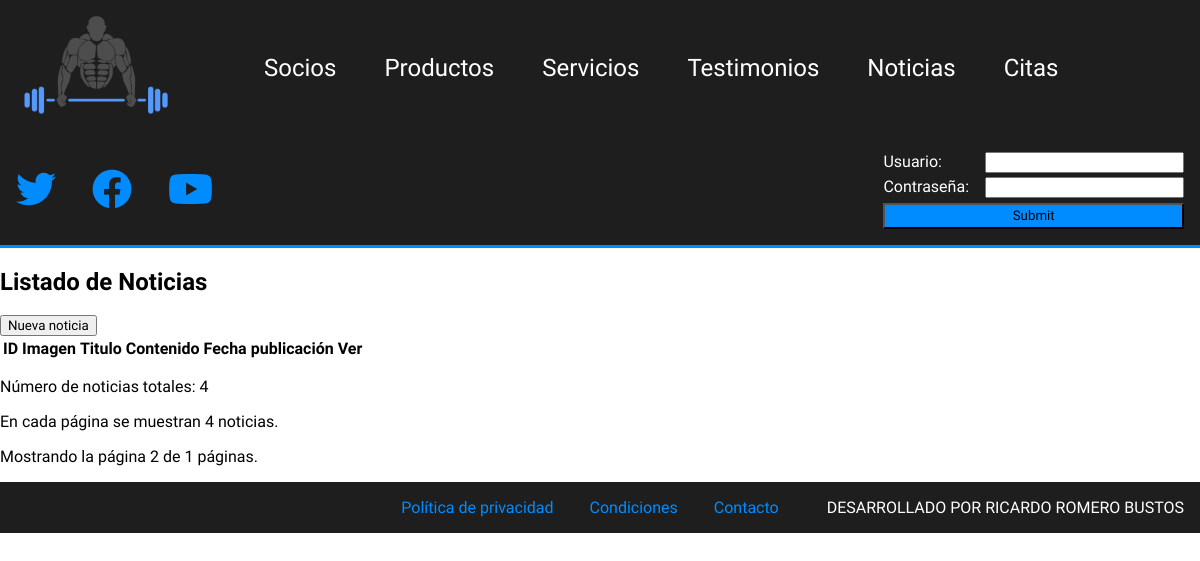
/php/noticias.php?page=2, run on an earlier commit of the app's database.
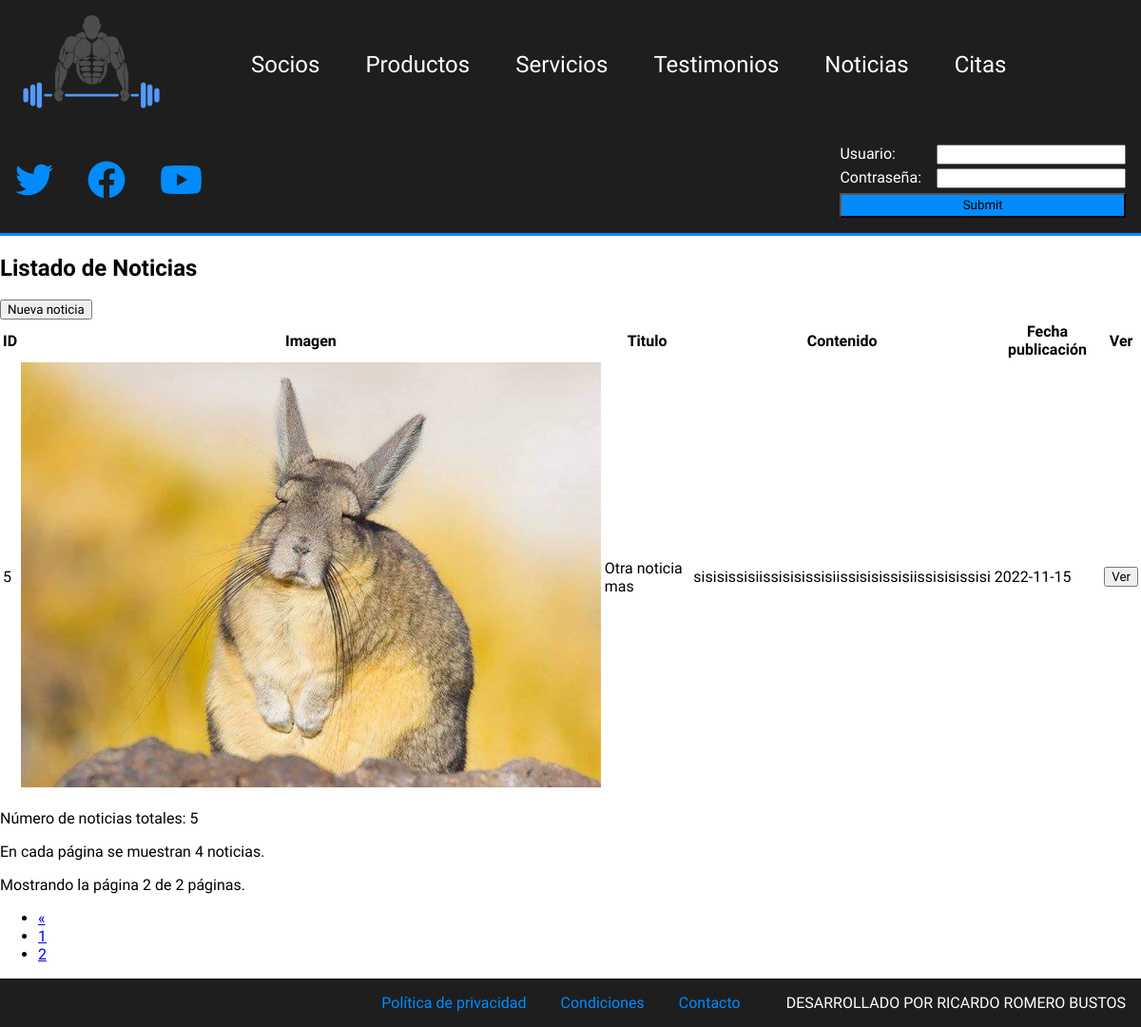
And on a later commit of the database.
### tables this page shows
CREATE TABLE `noticia` (
  `id` bigint(20) UNSIGNED NOT NULL,
  `titulo` varchar(80) NOT NULL,
  `contenido` varchar(800) NOT NULL,
  `imagen` varchar(50) NOT NULL,
  `fecha_publicacion` date NOT NULL
);

### php/noticias.php (the view, shortened to what this page needs)
<!DOCTYPE html>
<html lang="en">
<head>
    <link rel="stylesheet" href="../css/estilos.css">
    <link rel="stylesheet" href="https://cdnjs.cloudflare.com/ajax/libs/font-awesome/6.2.0/css/all.min.css" />
</head>
<body>
    <header>
        <nav>
            <a href="../index.php"><img src="../img/logo.png" alt="" id="logo"></a>
            <a href="socios.php">Socios</a>
            <a href="productos.php">Productos</a>
            <a href="servicios.php">Servicios</a>
            <a href="testimonios.php">Testimonios</a>
            <a href="noticias.php">Noticias</a>
            <a href="citas.php">Citas</a>
        </nav>
        <div class="rrss">
            <a href="#"><i class="fa-brands fa-twitter"></i></a>
            <a href="#"><i class="fa-brands fa-facebook"></i></a>
            <a href="#"><i class="fa-brands fa-youtube"></i></a>
        </div>
        <div class="login">
            <form action="" method="post">
                <div>
                    <label for="usuario">Usuario:</label>
                    <input type="text" name="usuario">
                </div>
                <div>
                    <label for="pass">Contraseña:</label>
                    <input type="password" name="pass">
                </div>
                <input type="submit" name="enviar" id="btn-login">
            </form>
        </div>
    </header>
    <main>
        <section class="seccionNoticias">
            <h1>Listado de Noticias</h1>
            <div class="contenedor_nueva_noticia">
                <form action="panel_noticias.php" method="post">
                    <input type="submit" name="nueva_noticia" value="Nueva noticia">
                </form>
            </div>
            <?php
                $con=conectarServidor();
                $total=$con->query("select * from noticia");
                $num_total_rows=$total->num_rows;
                if($num_total_rows==0){
                    echo "<p>No hay noticias en la base de datos</p>";
                }else{
                    $page=false;
                    $noticiasPorPagina=4;
                    if(isset($_GET["page"])){
                        $page=$_GET["page"];
                    }
                    if(!$page){
                        $start=0;
                        $page=1;
                    }else{
                        $start=($page - 1)*$noticiasPorPagina;
                    }
                    $total_pages=ceil($num_total_rows/$noticiasPorPagina);
                    $noticias=$con->query("select * from noticia limit $start, $noticiasPorPagina");
                    echo "<table>
                    <thead>
                        <tr>
                            <th>ID</th>
                            <th>Imagen</th>
                            <th>Titulo</th>
                            <th>Contenido</th>
                            <th>Fecha publicación</th>
                            <th>Ver</th>
                        </tr>
                    </thead>
                    <tbody>";
                    while($fila_noticias=$noticias->fetch_array(MYSQLI_ASSOC)){
                        $contenido_short=substr($fila_noticias['contenido'], 0, 50);
                        echo "<tr>
                            <td>$fila_noticias[id]</td>
                            <td><img src=\"../img/noticias/$fila_noticias[imagen]\"></td>
                            <td>$fila_noticias[titulo]</td>
                            <td>$contenido_short</td>
                            <td>$fila_noticias[fecha_publicacion]</td>
                            <td>
                                <form action=\"noticia_completa.php\" method=\"post\">
                                    <input type=\"hidden\" name=\"id_noticia\" value=\"$fila_noticias[id]\">
                                    <input type=\"submit\" name=\"ver_noticia\" value=\"Ver\">
                                </form>
                            </td>
                        </tr>";
                    }
                    echo "</tbody>";
                    echo "</table>";
                    echo '<p>Número de noticias totales: '.$num_total_rows.'</p>';
                    echo '<p>En cada página se muestran '.$noticiasPorPagina.' noticias.</p>';
                    echo '<p>Mostrando la página '.$page.' de ' .$total_pages.' páginas.</p>';
                    echo '<nav>';
                    echo '<ul class="pagination">';
                    if($total_pages>1){
                        if($page!=1){
                            echo '<li class="page-item"><a class="page-link" href="noticias.php?page='.($page-1).'"><span aria-hidden="true">&laquo;</span></a></li>';
                        }
                        for($i=1;$i<=$total_pages;$i++){
                            if($page == $i){
                                echo '<li class="page-item active"><a class="page-link" href="#">'.$page.'</a></li>';
                            }else{
                                echo '<li class="page-item"><a class="page-link" href="noticias.php?page='.$i.'">'.$i.'</a></li>';
                            }
                        }
                    }
                    echo '</ul>';
                    echo '</nav>';
                }
            ?>
        </section>
    </main>
    <footer>
        <div>
            <a href="#">Política de privacidad</a>
            <a href="#">Condiciones</a>
            <a href="#">Contacto</a>
        </div>
        <span>DESARROLLADO POR RICARDO ROMERO BUSTOS</span>
    </footer>
</body>
</html>

### css/estilos.css (style rules this page uses)
* { box-sizing: border-box; }
body { margin: 0; font-family: 'Play', sans-serif; }
input { font-family: inherit; }
img { max-width: 100%; }
header { display: flex; justify-content: space-between; align-items: center; flex-wrap: wrap; position: sticky; top: 0; left: 0; z-index: 999; background-color: #1e1e1e; border-bottom: 3px solid rgb(0, 140, 255); }
#logo { width: 9rem; margin-right: 3rem; }
header nav { display: flex; align-items: center; flex-wrap: wrap; }
header nav a { color: white; text-decoration: none; font-size: 1.5rem; margin: 1rem 1.5rem; }
.rrss a { color: rgb(0, 140, 255); font-size: 2.5rem; margin: 1rem; }
.login form { display: flex; flex-direction: column; color: white; margin: 1rem; }
.login form div { display: flex; justify-content: space-between; margin-bottom: 0.3rem; }
.login form div label { margin-right: 1rem; }
#btn-login { background-color: rgb(0, 140, 255); padding: 0.2rem; }
footer { display: flex; justify-content: flex-end; align-items: center; background-color: #1e1e1e; color: white; padding: 1rem; }
footer a { color: rgb(0, 140, 255); text-decoration: none; margin: 0 1rem; }
footer>div { margin-right: 2rem; }

What changed in the data, as far as the page shows it:
added noticia: id "5", imagen (picture), titulo "Otra noticia mas", contenido "sisisissisiissisisissisiissisisissisiissisisissisi", fecha_publicacion "2022-11-15"
Also different on the page:
$num_total_rows: "4" → "5"
$total_pages: "1" → "2"
new list line: "1"
new list line: "2"
